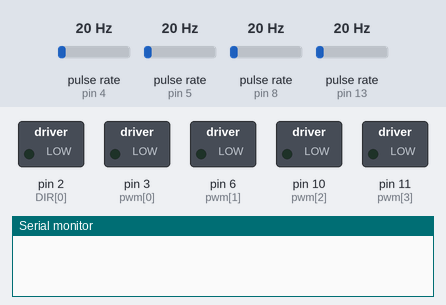
The sketch below on a simulated Arduino Uno, built with avr-gcc and run on an emulated ATmega328P. Shown: switched loads named in the sketch (green lamp = pin HIGH), the last lines printed to the serial monitor. Wiring (inferred from the names in the program): 4 × pulse sensor: data pin 4 / data pin 5 / data pin 8 / data pin 13. The inputs (shaded band) are chosen by the test bench; at power-on: pulse rate (sensors on pin 4, pin 5, pin 8, pin 13) 20 Hz.

Above: at 0.1 s.
At 2.1 s:
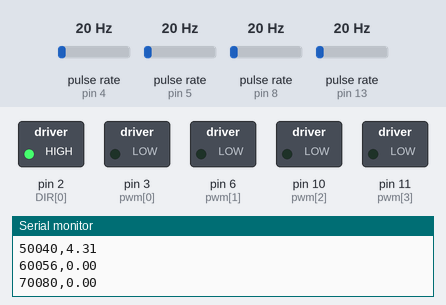
At 3.1 s:
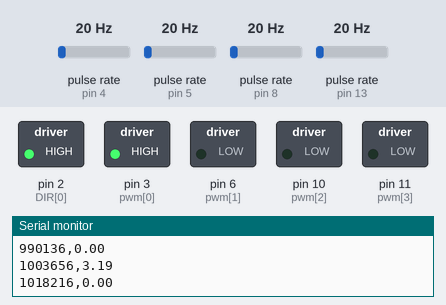
Timing chart, 0 to 6.5 s (numbered marks = the images above):
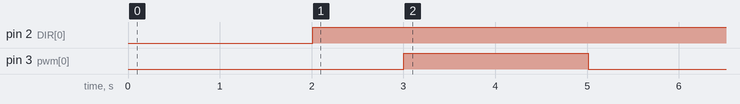

Measured:
- by itself, pin 2 (DIR[0]): LOW → HIGH at 2.0 s
- by itself, pin 3 (pwm[0]): LOW → HIGH at 3.0 s, → LOW 2.0 s later

The sketch:

Zieger.ino
```cpp
/*********************************************************************/
/***************************   LIBRARIES   ***************************/
/*********************************************************************/

#include <util/atomic.h>
#include "PinChangeInterrupt.h"
#include <math.h>

/*********************************************************************/
/***************************   VARIABLES   ***************************/
/*********************************************************************/

// Number of motors
#define NMOTORS 4
// Pins
const int enc[] = { 4, 5, 8, 13 };
const int DIR[] = { 2, 7, 9, 12 };
const int pwm[] = { 3, 6, 10, 11 };

// Globals
float vel = 0.0;
long prevT = 0;
// PPR of each motor
const double ppr[] = { 1390, 1390, 1390, 1390 };

// Dynamic variables
int velEnc[] = { 0, 0, 0, 0 };
int velEncSlack = 0;

// Variables
int input = 255;
int dir[] = { 1, 1, 1, 1 };
float t0 = 0.0;
long initT = 0;

/*----------------------- YOU CAN MODIFY THIS -----------------------*/
int motor = 1;        // From 1 to 4.
float waitT = 1.0;    // In seconds.
float totalT = 3.0;  // In seconds.
float sampleT = 0.01;  // In seconds.
/*-------------------------------------------------------------------*/

/*********************************************************************/
/*****************************   SETUP   *****************************/
/*********************************************************************/

void setup() {
  int k = motor - 1;
  // Begin communication
  Serial.begin(9600);
  // Setup I/O pins
  pinMode(enc[k], INPUT);
  pinMode(pwm[k], OUTPUT);
  pinMode(DIR[k], OUTPUT);
  // Activate interrupts
  attachPinChangeInterrupt(digitalPinToPinChangeInterrupt(enc[0]), readEncoder<0>, CHANGE);
  attachPinChangeInterrupt(digitalPinToPinChangeInterrupt(enc[1]), readEncoder<1>, CHANGE);
  attachPinChangeInterrupt(digitalPinToPinChangeInterrupt(enc[2]), readEncoder<2>, CHANGE);
  attachPinChangeInterrupt(digitalPinToPinChangeInterrupt(enc[3]), readEncoder<3>, CHANGE);
  delay(2000);
  prevT = micros();
  initT = prevT;
  t0 = ((float)(initT)) / (1.0e6);
  Serial.print(0);
  Serial.print(",");
  Serial.println(0.0);
}

/*********************************************************************/
/*****************************   LOOP   ******************************/
/*********************************************************************/

void loop() {
  int k = motor - 1;
  // Time difference
  long currT = micros();
  float deltaT = ((float)(currT - prevT)) / (1.0e6);
  float t1 = ((float)(currT)) / (1.0e6);

  // Compute program each sample time
  if (sampleT <= deltaT) {
    prevT = currT;
    // Disable interrupts temporarily while reading
    noInterrupts();
    // Reset counter
    velEncSlack = velEnc[k];
    velEnc[k] = 0;
    interrupts();
    // Calculate angular velocity in rpm
    vel = velEncSlack / deltaT / ppr[k] * 60.0;

    // Wait time
    if ((t1 - t0) < waitT) {
      StopMotors();
      Serial.print(currT - initT);
      Serial.print(",");
      Serial.println(vel);
    }  // Run time
    else if ((t1 - t0) < totalT) {
      setMotor(dir[k], input, pwm[k], DIR[k]);
      Serial.print(currT - initT);
      Serial.print(",");
      Serial.println(vel);
    }  // End
    else {
      StopMotors();
    }
  }
}

/*********************************************************************/
/***************************   FUNCTIONS   ***************************/
/*********************************************************************/

void setMotor(int dir, int pwmVal, int pwmch, int dirch) {
  /*
  Function to setup pins to control motors.

  Inputs:
    - dir: Motor direction (1 or 0).
    - pwmVal: PWM control to pin.
    - pwmch: PWM pin channel.
    - dirch: Direction pin channel.
  */
  analogWrite(pwmch, pwmVal);
  if (dirch == 12 || dirch == 7) {
    if (dir == 1) {
      digitalWrite(dirch, LOW);
    } else if (dir == 0) {
      digitalWrite(dirch, HIGH);
    } else {
      digitalWrite(dirch, LOW);
    }
  } else {
    if (dir == 1) {
      digitalWrite(dirch, HIGH);
    } else if (dir == 0) {
      digitalWrite(dirch, LOW);
    } else {
      digitalWrite(dirch, HIGH);
    }
  }
}


template<int j>
void readEncoder() {
  /*
  Function that counts each rising edge of a encoder
  */
  velEnc[j]++;
}

void StopMotors() {
  /*
  Function that stops each DC motor.
  */
  for (int k = 0; k < NMOTORS; k++) {
    setMotor(dir[k], 0.0, pwm[k], DIR[k]);
  }
}
```
